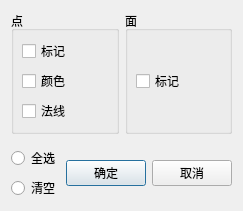
<?xml version="1.0" encoding="UTF-8"?>
<ui version="4.0">
 <class>MaskExporterDialog</class>
 <widget class="QDialog" name="MaskExporterDialog">
  <property name="geometry">
   <rect>
    <x>0</x>
    <y>0</y>
    <width>231</width>
    <height>189</height>
   </rect>
  </property>
  <property name="windowTitle">
   <string>导出网格</string>
  </property>
  <layout class="QVBoxLayout" name="verticalLayout_3">
   <item>
    <layout class="QHBoxLayout">
     <item>
      <widget class="QGroupBox" name="groupBox">
       <property name="title">
        <string>点</string>
       </property>
       <layout class="QVBoxLayout">
        <property name="leftMargin">
         <number>8</number>
        </property>
        <property name="topMargin">
         <number>8</number>
        </property>
        <property name="rightMargin">
         <number>8</number>
        </property>
        <property name="bottomMargin">
         <number>8</number>
        </property>
        <item>
         <widget class="QCheckBox" name="check_iom_vertflags">
          <property name="text">
           <string>标记</string>
          </property>
          <property name="checked">
           <bool>false</bool>
          </property>
         </widget>
        </item>
        <item>
         <widget class="QCheckBox" name="check_iom_vertcolor">
          <property name="text">
           <string>颜色</string>
          </property>
         </widget>
        </item>
        <item>
         <widget class="QCheckBox" name="check_iom_vertnormal">
          <property name="text">
           <string>法线</string>
          </property>
         </widget>
        </item>
       </layout>
      </widget>
     </item>
     <item>
      <widget class="QGroupBox" name="groupBox_2">
       <property name="title">
        <string>面</string>
       </property>
       <layout class="QVBoxLayout">
        <property name="leftMargin">
         <number>8</number>
        </property>
        <property name="topMargin">
         <number>8</number>
        </property>
        <property name="rightMargin">
         <number>8</number>
        </property>
        <property name="bottomMargin">
         <number>8</number>
        </property>
        <item>
         <widget class="QCheckBox" name="check_iom_faceflags">
          <property name="text">
           <string>标记</string>
          </property>
          <property name="checked">
           <bool>false</bool>
          </property>
         </widget>
        </item>
       </layout>
      </widget>
     </item>
    </layout>
   </item>
   <item>
    <widget class="QWidget" name="layoutWidget" native="true"/>
   </item>
   <item>
    <layout class="QHBoxLayout" name="horizontalLayout">
     <item>
      <layout class="QVBoxLayout" name="verticalLayout_2">
       <item>
        <widget class="QRadioButton" name="AllButton">
         <property name="sizePolicy">
          <sizepolicy hsizetype="Preferred" vsizetype="Fixed">
           <horstretch>0</horstretch>
           <verstretch>0</verstretch>
          </sizepolicy>
         </property>
         <property name="text">
          <string>全选</string>
         </property>
        </widget>
       </item>
       <item>
        <widget class="QRadioButton" name="NoneButton">
         <property name="sizePolicy">
          <sizepolicy hsizetype="Preferred" vsizetype="Fixed">
           <horstretch>0</horstretch>
           <verstretch>0</verstretch>
          </sizepolicy>
         </property>
         <property name="text">
          <string>清空</string>
         </property>
        </widget>
       </item>
      </layout>
     </item>
     <item>
      <widget class="QPushButton" name="okButton">
       <property name="text">
        <string>确定</string>
       </property>
      </widget>
     </item>
     <item>
      <widget class="QPushButton" name="cancelButton">
       <property name="text">
        <string>取消</string>
       </property>
      </widget>
     </item>
    </layout>
   </item>
  </layout>
 </widget>
 <resources/>
 <connections>
  <connection>
   <sender>okButton</sender>
   <signal>clicked()</signal>
   <receiver>MaskExporterDialog</receiver>
   <slot>accept()</slot>
   <hints>
    <hint type="sourcelabel">
     <x>278</x>
     <y>253</y>
    </hint>
    <hint type="destinationlabel">
     <x>96</x>
     <y>254</y>
    </hint>
   </hints>
  </connection>
  <connection>
   <sender>cancelButton</sender>
   <signal>clicked()</signal>
   <receiver>MaskExporterDialog</receiver>
   <slot>reject()</slot>
   <hints>
    <hint type="sourcelabel">
     <x>369</x>
     <y>253</y>
    </hint>
    <hint type="destinationlabel">
     <x>179</x>
     <y>282</y>
    </hint>
   </hints>
  </connection>
 </connections>
</ui>
